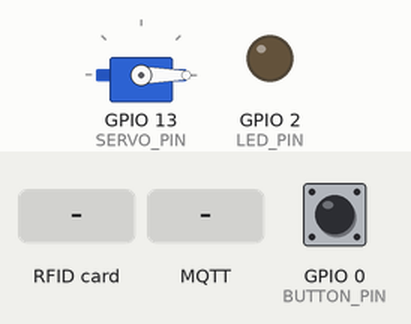
Bench run of a sketch on a simulated ESP32. Parts: servo, output pins drawn as LEDs (lit = HIGH). Inputs (shaded band) come from the test bench; at power-on: GPIO 0 (BUTTON_PIN) HIGH. WiFi joins after 1.5 s; servers stay silent unless stated; no MQTT or app messages arrive unless stated; what the sketch prints to the serial monitor is not drawn.

Above: at 4.0 s.
4.1 s: GPIO 0 (BUTTON_PIN) pulled LOW for 1 s
At 7.0 s:
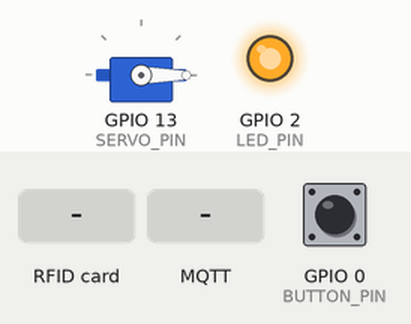
7.1 s: RFID card 33 99 46 09 held to the reader
8.6 s: MQTT message "RFID_HIEU" arrives on the first subscribed topic
At 10.8 s:
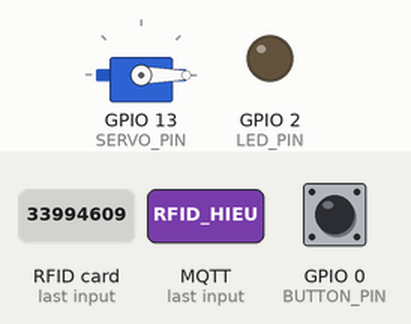
11.4 s: RFID card 5E 7A 19 C4 held to the reader
14.4 s: MQTT message "true" arrives on the first subscribed topic
At 14.9 s:
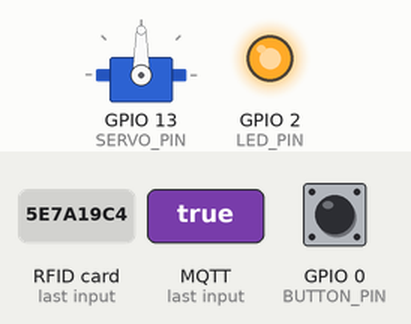
17.4 s: GPIO 0 (BUTTON_PIN) pulled LOW for 3.2 s
Timing chart, 0 to 22.5 s (numbered marks = the images above; inputs shaded):
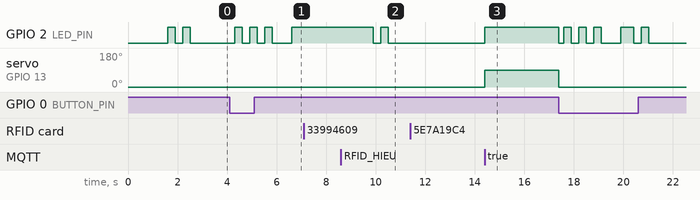

The sketch:

RFID.ino
```cpp
#include <SPI.h>
#include <MFRC522.h>
#include <ESP32Servo.h> // Use the ESP32Servo library for servo control
#include <WiFi.h>
#include <PubSubClient.h>

// ESP32 Pins
#define RST_PIN 15       // RC522 Reset pin
#define SS_PIN 5         // RC522 SDA pin
#define LED_PIN 2        // D2 LED for feedback
#define BUTTON_PIN 0     // Button for switching modes
#define SERVO_PIN 13     // Servo control pin

// WiFi and MQTT setup
const char* ssid = "Nam Son";           // Replace with your WiFi SSID
const char* password = "33994609";            // Replace with your WiFi password
const char* mqttServer = "192.168.1.183";     // Replace with your MQTT broker address
const int mqttPort = 1883;                    // Replace with your MQTT broker port

WiFiClient espClient;
PubSubClient client(espClient);

MFRC522 mfrc522(SS_PIN, RST_PIN); // Create MFRC522 instance
Servo myServo;                    // Create Servo object

bool regMode = false;              // Start in Authentication Mode
volatile bool checkResult = false; // Stores "true" or "false" from the Check message
volatile bool receivedCheck = false;
volatile bool cardExisted = false;

void setup() {
  Serial.begin(115200);

  // Initialize Wi-Fi
  WiFi.begin(ssid, password);
  Serial.print("Connecting to WiFi");
  while (WiFi.status() != WL_CONNECTED) {
    delay(500);
    Serial.print(".");
  }
  Serial.println(" Connected to WiFi!");

  // Set up MQTT
  client.setServer(mqttServer, mqttPort);
  client.setCallback(mqttCallback); // Set the MQTT message handler

  client.setKeepAlive(1);
  connectToMQTT();

  SPI.begin(18, 19, 23);           // Initialize SPI for RC522
  mfrc522.PCD_Init();              // Initialize RC522 module
  pinMode(LED_PIN, OUTPUT);        // Set LED pin as output
  pinMode(BUTTON_PIN, INPUT_PULLUP); // Button for switching modes

  myServo.attach(SERVO_PIN);       // Attach servo to pin 21
  myServo.write(0);                // Set initial position to 0 degrees

  Serial.println("System Initialized. Press the button to switch modes.");
  indicateMode();
}

void loop() {
  // Reconnect to MQTT if disconnected
  if (!client.connected()) {
    connectToMQTT();
  }
  client.loop();

  static unsigned long buttonPressTime = 0;
  static bool buttonHeld = false;

  if (digitalRead(BUTTON_PIN) == LOW) {
    if (!buttonHeld) {
      buttonPressTime = millis(); // Start timing the button press
      buttonHeld = true;
    }

    // Check for a short press (mode toggle)
    if (millis() - buttonPressTime > 200) {
      regMode = !regMode;
      indicateMode(); // Blink LED to indicate mode change
      buttonHeld = false;
      delay(500); // Debounce delay
    }
  } else {
    buttonHeld = false; // Reset button state when not pressed
  }

  if (regMode) {
    registrationMode(); // Handle registration
  } else {
    readMode();         // Handle authentication
  }
}

void registrationMode() {
  digitalWrite(LED_PIN, HIGH);

  if (!mfrc522.PICC_IsNewCardPresent() || !mfrc522.PICC_ReadCardSerial()) {
    return;
  }

  // Read the card UID
  String uid = "";
  for (byte i = 0; i < mfrc522.uid.size; i++) {
    uid += String(mfrc522.uid.uidByte[i], HEX);
  }
  Serial.print("Publishing Authentication UID: ");
  Serial.println(uid);

  // Publish UID to MQTT with "authentication" status
  String payload = "{\"status\":\"AUTHENTICATE\", \"cardId\":\"" + uid + "\"}";
  client.publish("rfid/uid", payload.c_str());

  // Wait for "Check" message
  receivedCheck = false; // Reset the flag
  Serial.println("Waiting for Check message...");

  unsigned long startTime = millis();
  while (!receivedCheck) {
    client.loop(); // Ensure MQTT client processes incoming messages
    if (millis() - startTime > 5000) { // Timeout after 5 seconds
      Serial.println("Check message not received. Aborting.");
      return;
    }
  }
  mfrc522.PICC_HaltA(); // Halt card communication
  delay(1000);

  // Process the "Check" result
  if (checkResult) {
    Serial.println("Authentication Complete. Please Register");

    if (!mfrc522.PICC_IsNewCardPresent() || !mfrc522.PICC_ReadCardSerial()) {
      return;
    }

    String regUID = ""; // Separate variable for registration UID
    for (byte i = 0; i < mfrc522.uid.size; i++) {
      regUID += String(mfrc522.uid.uidByte[i], HEX);
    }

    Serial.print("Publishing Registration UID: ");
    Serial.println(regUID);

    // Publish registration payload
    String regPayload = "{\"status\":\"REGISTER\", \"cardId\":\"" + regUID + "\"}";
    client.publish("rfid/uid", regPayload.c_str());

    // Wait for message
    receivedCheck = false; // Reset the flag
    Serial.println("Waiting for Check message...");

    unsigned long startTime = millis();
    while (!receivedCheck) {
      client.loop(); // Ensure MQTT client processes incoming messages
      if (millis() - startTime > 5000) { // Timeout after 5 seconds
        Serial.println("Check message not received. Aborting.");
        return;
      }
    }

    if (!cardExisted){
      // Blink LED to confirm registration
      for (int i = 0; i < 5; i++) {
        digitalWrite(LED_PIN, HIGH);
        delay(100);
        digitalWrite(LED_PIN, LOW);
        delay(100);
      }

    } else{
      digitalWrite(LED_PIN, LOW);
      delay(3000);
    }

  } else {
    Serial.println("Authentication Failed. Exit Registration");
    regMode = false;
    indicateMode();
  }

  mfrc522.PICC_HaltA(); // Halt card communication
}

void readMode() {
  if (!mfrc522.PICC_IsNewCardPresent() || !mfrc522.PICC_ReadCardSerial()) {
    return;
  }

  // Read the card UID
  String uid = "";
  for (byte i = 0; i < mfrc522.uid.size; i++) {
    uid += String(mfrc522.uid.uidByte[i], HEX);
  }

  Serial.print("Publishing Authentication UID: ");
  Serial.println(uid);

  // Publish UID to MQTT with "authentication" status
  String payload = "{\"status\":\"AUTHENTICATE\", \"cardId\":\"" + uid + "\"}";
  client.publish("rfid/uid", payload.c_str());

  // Wait for "Check" message
  receivedCheck = false; // Reset the flag
  Serial.println("Waiting for Check message...");

  unsigned long startTime = millis();
  while (!receivedCheck) {
    client.loop(); // Ensure MQTT client processes incoming messages
    if (millis() - startTime > 5000) { // Timeout after 5 seconds
      Serial.println("Check message not received. Aborting.");
      return;
    }
  }

  // Process the "Check" result
  if (checkResult) {
    Serial.println("Access Granted by Database");
    digitalWrite(LED_PIN, HIGH);
    moveServo(); // Trigger servo
    digitalWrite(LED_PIN, LOW);
  } else {
    Serial.println("Access Denied by Database");
  }

  mfrc522.PICC_HaltA(); // Halt card communication
}

void moveServo() {
  myServo.write(90); // Move servo to 90 degrees
  delay(3000);       // Hold position for 3 seconds
  myServo.write(0);  // Return servo to 0 degrees
}

void indicateMode() {
  int blinks = regMode ? 3 : 2; // 3 blinks for Reg Mode, 2 blinks for Read Mode
  String mode = regMode ? "Registration Mode. Please Authenticate First" : "Authentication Mode";
  Serial.println(mode);
  for (int i = 0; i < blinks; i++) {
    digitalWrite(LED_PIN, HIGH);
    delay(300);
    digitalWrite(LED_PIN, LOW);
    delay(300);
  }
}

// MQTT callback to handle incoming messages
void mqttCallback(char* topic, byte* payload, unsigned int length) {
  if (strcmp(topic, "RFID_HIEU") == 0) {
    String message = "";
    for (unsigned int i = 0; i < length; i++) {
      message += (char)payload[i];
    }
    Serial.print("Check message received: ");
    Serial.println(message);

    if (message == "true") {
      checkResult = true;
    } else if (message == "Card ID Existed") {
      cardExisted = true;
    } else if (message == "Successful!") {
      cardExisted = false;
    } else{
      checkResult = false;
    }
    receivedCheck = true; // Signal that a Check message was received
  }
}

// Function to connect to the MQTT broker
void connectToMQTT() {
  Serial.print("Connecting to MQTT...");
  while (!client.connected()) {
    if (client.connect("Hieu")) {
      Serial.println(" Connected!");
      client.subscribe("RFID_HIEU"); // Subscribe to the Check topic
    } else {
      Serial.print(" Failed, rc=");
      Serial.print(client.state());
      Serial.println(" Retrying in 5 seconds...");
      delay(5000);
    }
  }
}
```

Measured:
- after the input at 4.1 s, GPIO 2 (LED_PIN): LOW → HIGH after 0.22 s, then repeats every 0.60 s: LOW 0.30 s, HIGH 0.30 s
- after the input at 7.1 s, every drawn part: stays the same
- after the input at 8.6 s, GPIO 2 (LED_PIN): HIGH → LOW after 1.3 s, → HIGH 0.30 s later, → LOW 0.30 s later
- after the input at 11.4 s, every drawn part: stays the same
- after the input at 14.4 s, GPIO 2 (LED_PIN): LOW → HIGH at once; servo on GPIO 13 (SERVO_PIN): 0° → 90° at once
